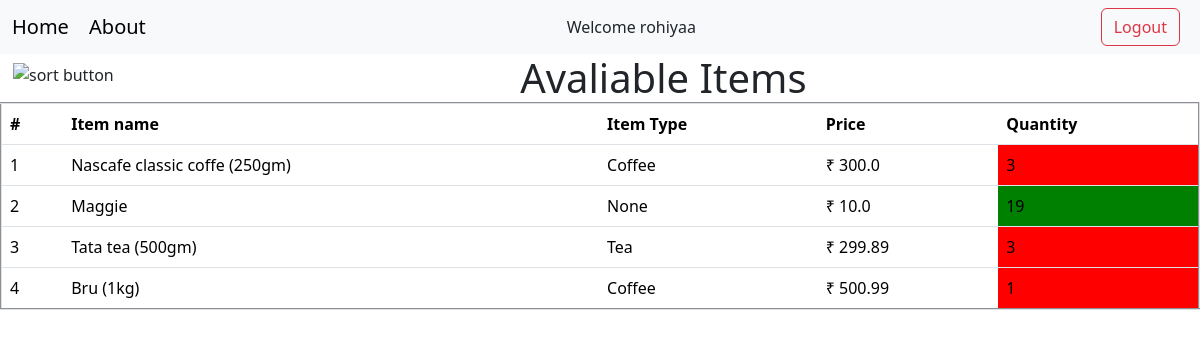
/avaliable/ (signed in), run on an earlier commit of the app's database.
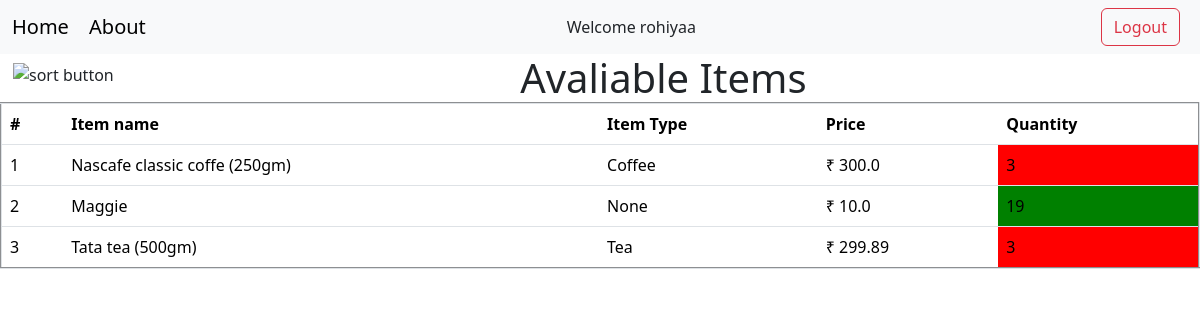
And on a later commit of the database.
### grocery/models.py (models this page shows, shortened)
class Product(models.Model):
    item_type = models.ForeignKey(Type,null=True, on_delete=models.SET_NULL)
    name = models.CharField(max_length=60, unique=True)
    price = models.FloatField(null=False, blank=False)
    quantity = models.IntegerField(default=1,null=False, blank=False)

class Type(models.Model):
    typename = models.TextField(max_length=100 ,unique=True, null=False, blank=False)
    def __str__(self) -> str:
        return self.typename.capitalize()

### grocery/views.py (the view)
# urls.py: path('avaliable/', view=views.avaliable_stock),
@login_required(login_url='/login/')
def avaliable_stock(request):
    if (request.method == 'POST'):
        data = Product.objects.all().filter(quantity__gt = 0).order_by('quantity')
    else:
        data = Product.objects.all().filter(quantity__gt = 0)
    return render(request, 'stock.html', {'data': data})

### grocery/templates/stock.html (shortened to what this page needs)
{% extends 'base.html' %}
{% block content %}
<div class="d-flex justify-content-center">
    <form method="post" class="form-inline">
        <button type="submit" title = "sort" class="btn"><img width="24" height="24" src="https://img.icons8.com/fluency/48/high-indicator-filter.png" alt="sort button"/></button>
    </form>
        <h1 class="display-6" style="margin: 0 auto;">
            Avaliable Items
        </h1>
</div>
    <table border="2px" class="table table-hover">
        <thead>
            <tr>
                <th>#</th>
                <th>Item name</th>
                <th>Item Type</th>
                <th>Price</th>
                <th>Quantity</th>
            </tr>
        </thead>
        <tbody>
            {% for row in data %}
                <tr onclick="redirect('{{ row.id }}')">
                    <td>{{ forloop.counter }}</td>
                    <td>{{ row.name }}</td>
                    <td>{{ row.item_type }}</td>
                    <td>₹ {{ row.price }}</td>
                    <td class="quantity">{{ row.quantity }}</td>
                </tr>
            {% endfor %}
        </tbody>
    </table>
{% endblock content %}

What changed in the data, as far as the page shows it:
removed Product: name "Bru (1kg)", item_type "Coffee", price "500.99", quantity "1"
